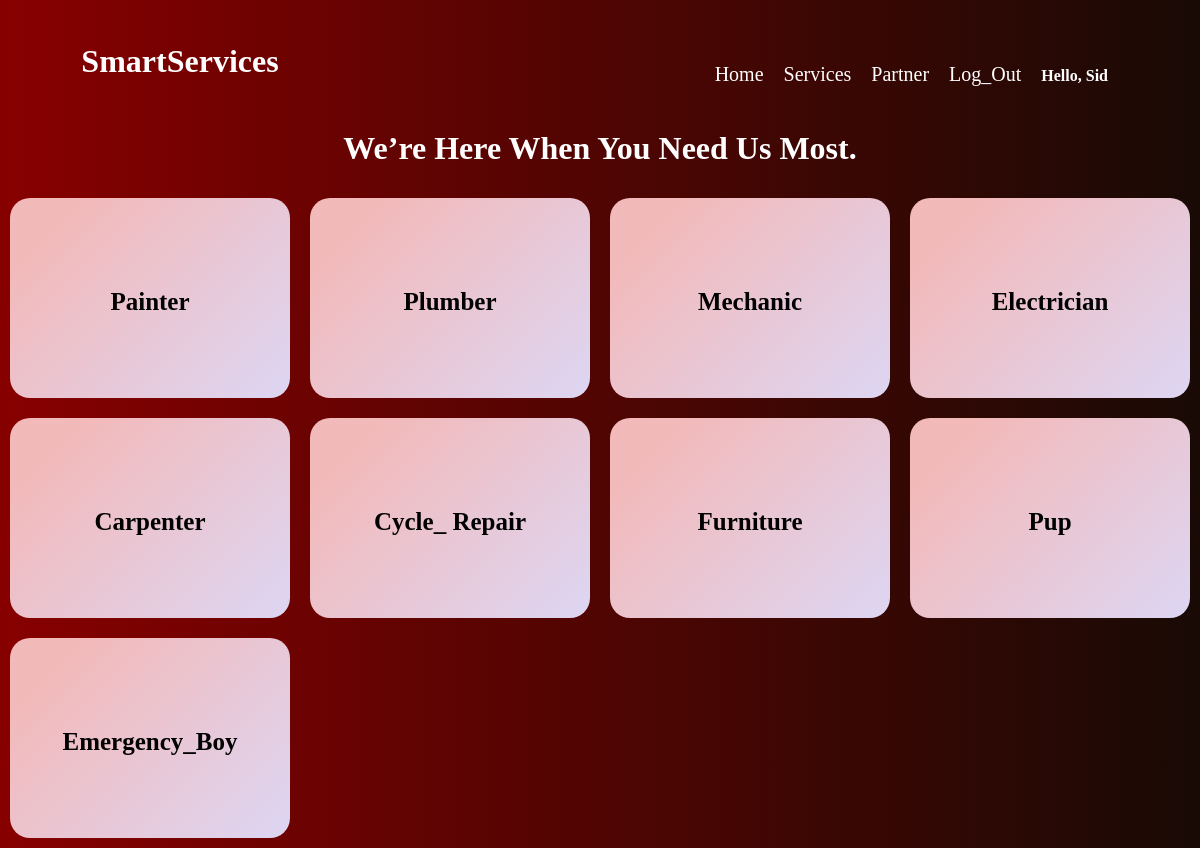
The app's page /HirePage/ (signed in) with its own data.
### SmartServices/models.py (models this page shows, shortened)
class Category(models.Model):
    Name = models.CharField(max_length=255, db_index=True)
    slug = models.SlugField(max_length=255, unique=True)
    class Meta:
        verbose_name_plural = 'categories'
    def get_absolute_url(self):
        return reverse('SmartServices:category_list', args=[self.slug])

### SmartServices/views.py (the view)
# urls.py: path('HirePage/',views.HirePage, name= "HirePage"),
@login_required(login_url='SmartServices:login')
def HirePage(request):
    return render(request, 'MainPages/Categories.html')

### SmartServices/views.py (called while the page is built)
def categories(request):
    return {
        'categories': Category.objects.all()
    }

### SmartServices/templates/MainPages/Categories.html (shortened to what this page needs)
{% extends '../HeaderBase.html' %}
{% load static %}
{% block Main_Content%}
<!DOCTYPE html>
<html lang="en">
<head>
  <link rel="stylesheet" href="https://cdnjs.cloudflare.com/ajax/libs/font-awesome/6.0.0-beta3/css/all.min.css" />
</head>
<body>
  <h1> We’re here when you need us most.</h1>
  {% for C in categories %}
  <div class="cardContainer">
    <div class="card">
      <h2><a href="{{ C.get_absolute_url }}"> {{ C.Name|title }} </a></h2>
    </div>
    {% endfor %}
</body>
</html>
{% endblock %}

### SmartServices/templates/HeaderBase.html (shortened to what this page needs)
{% load static %}
<!DOCTYPE html>
<html lang="en">
<head>
    <link rel="stylesheet" href="{% static 'HeaderBase11.css' %}" type="text/css">
</head>
<body>
    <div id="header">
        {% if user.is_authenticated %}
        <div id="logo">
            <h1>SmartServices</h1>
        </div>
        <div id="menu">
            <ul>
                <li> <a href="/">Home</a></li>
                <li> <a href="{% url 'SmartServices:HirePage' %}">Services</a></li>
                <li> <a href="{% url 'SmartServices:form' %}">Partner</a></li>
                <li> <a href="{% url 'SmartServices:logout' %}"> Log_Out</a></li>
                <li>
                    <h4> Hello, {{request.user}}</h4>
                </li>
            </ul>
        </div>
    </div>
    {% block Main_Content %}{% endblock Main_Content %}
    {% endif %}
</body>
</html>

### SmartServices/static/HeaderBase11.css (style rules this page uses)
body { margin: 0px; margin-top: 0px; background-image: linear-gradient(to right, #870000, #190a05); }
#header { width: 100%; float: left; text-align: center; }
#logo { width: 30%; float: left; }
#logo h1 { cursor: pointer; transition: 1s; color: white; }
h4 { cursor: pointer; transition: 1s; color: rgb(255, 255, 255); font-family: cambria; }
#menu { float: left; width: 70%; }
#menu ul { margin-right: 10%; padding: 0; float: right; text-align: center; }
#menu ul li { cursor: pointer; list-style-type: none; display: inline-block; padding: 8px; }
#menu ul li a { font-family: cambria; text-decoration: none; color: white; font-size: 20px; text-decoration-thickness: 2px; }

### SmartServices/templates/MainPages/Categories.html (style rules this page uses)
h1 { text-align: center; text-transform:capitalize; color: white; font-family:Goudy Old Style; }
.card { box-sizing: border-box; float: left; width: calc(25% - 20px); padding: 10px; border-radius: 20px; margin: 10px; height: 200px; transition: transform 400ms; background-color: #7a7adb; background-image: linear-gradient(315deg, #ddd6f3 ,#f7bcb9f6 84%); }
.card h2 { font-size: 25px; text-align: center; margin-top: 80px; }
.card a { color: rgb(0, 0, 0); text-decoration: none; font-family: Perpetua; }
.cardContainer:after { content: ""; display: table; clear: both; }

### records on screen
Category: Name "Painter"
Category: Name "Plumber"
Category: Name "Mechanic"
Category: Name "Electrician"
Category: Name "Carpenter"
Category: Name "Cycle_ Repair"
Category: Name "Furniture"
Category: Name "Pup"
Category: Name "Emergency_Boy"

### other values on screen
{{ request.user }} "Sid"
